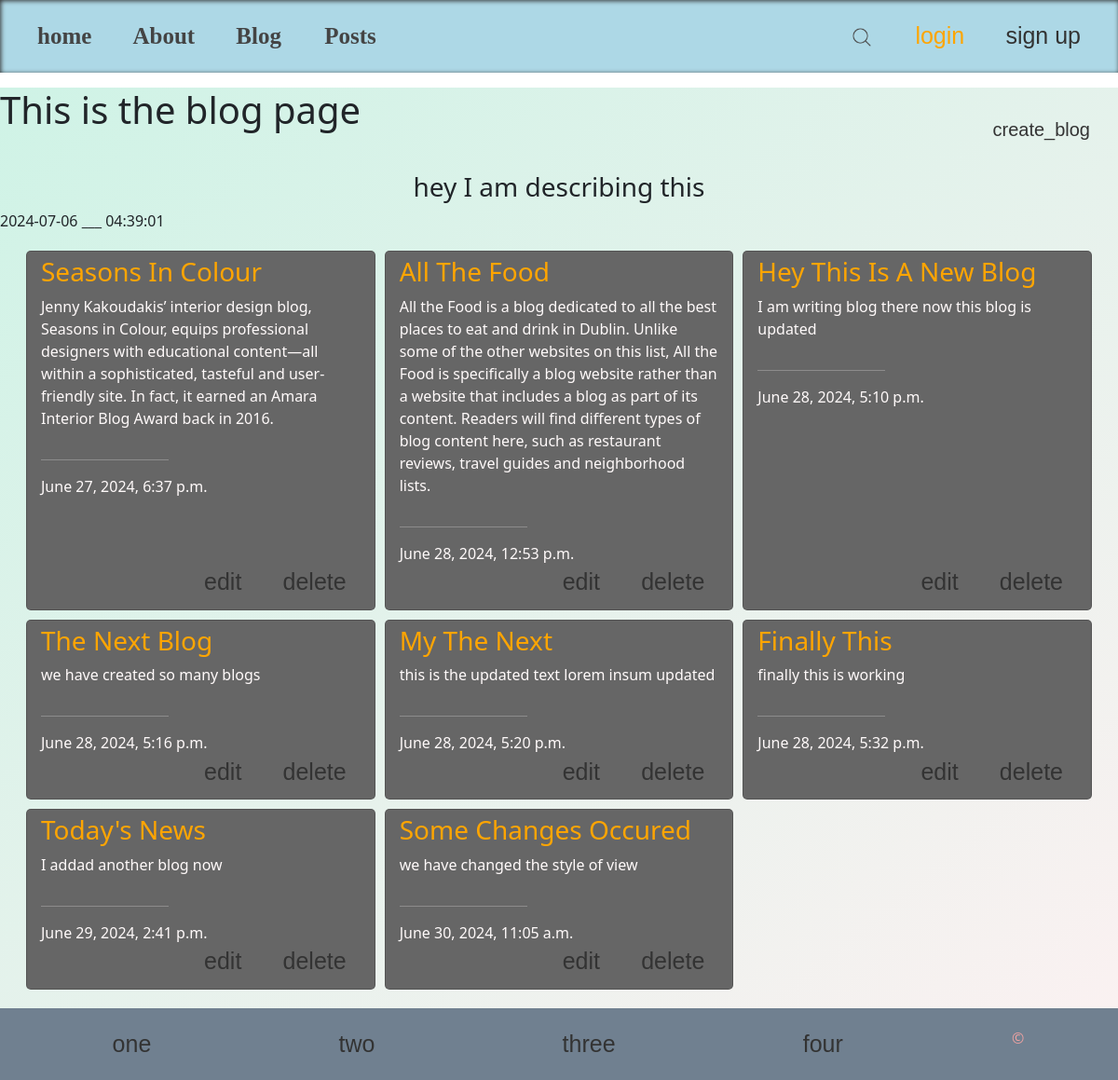
Screenshot of /blog/ with the database file from the repository.
### blog/models.py (models this page shows, shortened)
class Blog(models.Model):
    title = models.CharField(max_length=50)
    description = models.TextField()
    date_posted = models.DateTimeField(auto_now_add=True)
    class Meta:
        ordering = ('date_posted',)

### blog/views.py (the view)
# urls.py: path('', blogsview, name='blog'),
def blogsview(request):
    all_blogs  = Blog.objects.all()
    context = {
        'title': 'This is the blog page',
        'description': 'hey I am describing this',
        'blogs': all_blogs
    }
    return render(request, 'blog.html', context)

### blog/templates/blog.html (shortened to what this page needs)
{%extends 'base.html'%}
{%load static %}
{%block css%}
    <link rel="stylesheet" href="{%static 'styles/blog.css'%}">
{%endblock%}
{%block content%}
        <div class="headBlog">
            <h1>{{title}}</h1>
            <a href="{% url "create_blog" %}">create_blog</a>
        </div>
        <h3 style="text-align: center;">{{description}}</h3>
        {% now "Y-m-d" %}
        <span>___</span>
        {% now "H:i:s" %}
        <div class="cards">
            {% for i in blogs%}
                <div class="card">
                    <h3 style="color: orange;">{{i.title|title}}</h3>
                    <p>{{i.description}}</p>
                    <hr style="width: 40%; margin-left: 0;">
                    <span>{{i.date_posted}}</span>
                    <div class="action-btns">
                        <a href="{%url 'update-blog' i.id %}">edit</a>
                        <a class="del" href="{%url 'delete-blog' i.id%}">delete</a>
                    </div>
                </div>
            {% endfor %}
        </div>
{%endblock%}

### static/styles/navbar.css (style rules this page uses)
* { padding: 0; margin: 0; transition: 0.5s; }
a { text-decoration: none; border-radius: 5px; padding: 10px 20px; font-family: sans-serif; color: #333; font-size: 25px; }

### static/styles/blog.css (style rules this page uses)
.headBlog { display: flex; justify-content: space-between; }
.headBlog a { margin: 15px; padding: 15px; text-decoration: none; font-size: 20px; font-family: Impact, Haettenschweiler, 'Arial Narrow Bold', sans-serif; color: #333; border-radius: 10px; }
.cards { display: grid; grid-template-columns: 1fr 1fr 1fr; gap: 10px; width: 97%; margin: auto; padding: 20px 10px; }
.card { position: relative; padding: 5px 15px 3rem 15px; width: 100%; background-color: #666; color: snow; border-radius: 5px; cursor: pointer; }
.action-btns { position: absolute; bottom: 10px; right: 10px; text-align: end; }

### rows the page displays
Blog: title "Seasons In Colour", description "Jenny Kakoudakis’ interior design blog, Seasons in Colour, equips professional designers with educational content—all within a sophisticated, tasteful and user-friendly site. In fact, it earned an Amara Interior Blog Award back in 2016.", date_posted "June 27, 2024, 6:37 p.m."
Blog: title "All The Food", description "All the Food is a blog dedicated to all the best places to eat and drink in Dublin. Unlike some of the other websites on this list, All the Food is specifically a blog website rather than a website that includes a blog as part of its content. Readers will find different types of blog content here, such as restaurant reviews, travel guides and neighborhood lists.", date_posted "June 28, 2024, 12:53 p.m."
Blog: title "Hey This Is A New Blog", description "I am writing blog there now this blog is updated", date_posted "June 28, 2024, 5:10 p.m."
Blog: title "The Next Blog", description "we have created so many blogs", date_posted "June 28, 2024, 5:16 p.m."
Blog: title "My The Next", description "this is the updated text lorem insum updated", date_posted "June 28, 2024, 5:20 p.m."
Blog: title "Finally This", description "finally this is working", date_posted "June 28, 2024, 5:32 p.m."
Blog: title "Today's News", description "I addad another blog now", date_posted "June 29, 2024, 2:41 p.m."
Blog: title "Some Changes Occured", description "we have changed the style of view", date_posted "June 30, 2024, 11:05 a.m."

### other values shown
{{ title }} "This is the blog page"
{{ description }} "hey I am describing this"
